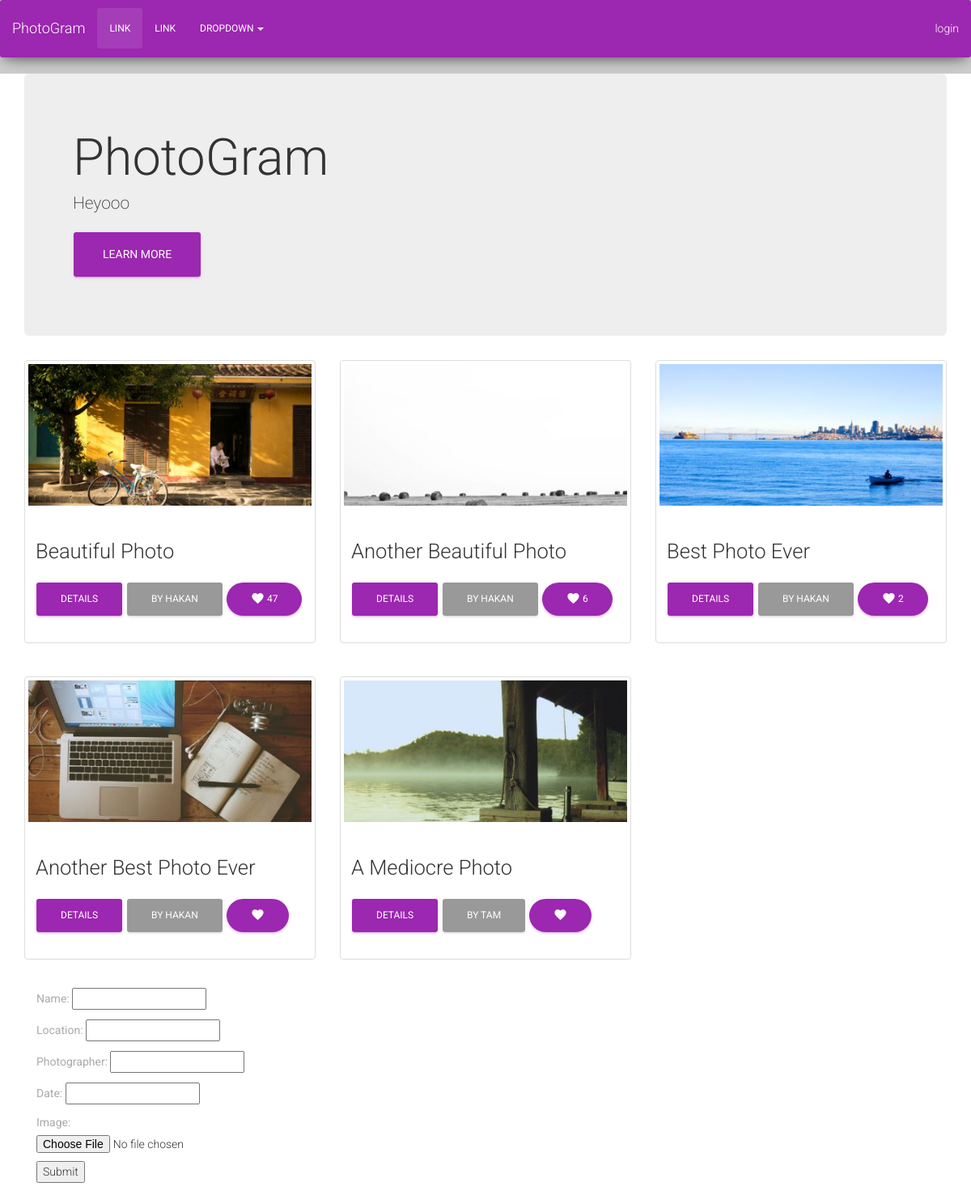
The page / on the database its author committed.
### photoGallery/models.py (models this page shows, shortened)
class Photograph(models.Model):
    user = models.ForeignKey(User)
    name = models.CharField(max_length=100)
    location = models.CharField(max_length=100)
    photographer = models.CharField(max_length=100)
    date = models.CharField(max_length=100) # Change to DateField
    image = models.ImageField(upload_to='image_files', default='media/default.png')
    likes = models.IntegerField(default=0)

### photoGallery/views.py (the view)
# urls.py: url(r'^$', views.index, name = 'index'),
def index(request):
    photographs = Photograph.objects.all()
    form = PhotographForm()
    return render(request, 'index.html', { 'photographs': photographs, 'form': form })

### photoGallery/forms.py
class PhotographForm(forms.ModelForm):
    class Meta:
        model = Photograph
        fields = ('name', 'location', 'photographer', 'date', 'image')

### photoGallery/templates/index.html
{% extends "base.html" %} {% load staticfiles %} {% block content %}
<div class="header">
    <div class="jumbotron">
        <h1>PhotoGram</h1>
        <p>Heyooo</p>
        <p><a class="btn btn-primary btn-lg" href="#" role="button">Learn more</a></p>
    </div>
</div>
<div class="wrapper">
    <div class=" row">
        {% for photograph in photographs %}
        <div class="col-md-4">
            <div class="photographItem thumbnail">
                <p>
                    <a href="/{{photograph.id}}/">
                        <img src="{{ photograph.image.url }}" alt="{{photograph.name}}">
                    </a>
                </p>
                <div class="caption">
                    <h3>{{photograph.name}}</h3>
                    <p><a href="/{{photograph.id}}/" class="btn btn-primary" role="button">Details</a>
                        <a href="/user/{{photograph.user.username}}" class="btn btn-default" role="button">by {{photograph.user.username}}</a>
                        <button id="likes" data-id="{{photograph.id}}" class="btn btn-primary btn-round" type="button">
                            <i class="material-icons">favorite</i> {% if photograph.likes > 0 %} {{photograph.likes}} {% endif %}
                        </button>
                    </p>
                </div>
            </div>
        </div>
        {% if forloop.counter|divisibleby:3 and not forloop.last %}
    </div>
    <br>
    <div class="row">
        {% endif %} {% endfor %}
    </div>
    <div class="panel-body">
        <form enctype="multipart/form-data" action="post_url/" method="post"> {% comment %} enctype is needed when uploading files to server{% endcomment %} {% csrf_token %} {{form.as_p}}
            <input type="submit" value="Submit" />
        </form>
    </div>
</div>
{% endblock content %}

### photoGallery/templates/base.html (shortened to what this page needs)
{% load staticfiles %}
<!doctype html>
<html lang="en">
<head>
	<link rel="stylesheet" href="https://maxcdn.bootstrapcdn.com/font-awesome/latest/css/font-awesome.min.css" />
    <link href="{% static "assets/css/bootstrap.min.css" %}" rel="stylesheet" />
    <link href="{% static "assets/css/material-kit.css" %}" rel="stylesheet"/>
	<link href="{% static "assets/css/style.css" %}" rel="stylesheet"/>
</head>
<body>
<nav class="navbar navbar-default" role="navigation">
	<div class="container-fluid">
    	<div class="navbar-header">
    		<a class="navbar-brand" href="/">PhotoGram</a>
    	</div>
    	<div class="collapse navbar-collapse" id="bs-example-navbar-collapse-1">
    		<ul class="nav navbar-nav">
				<li class="active"><a href="#">Link</a></li>
        		<li><a href="#">Link</a></li>
        		<li class="dropdown">
        			<a href="#" class="dropdown-toggle" data-toggle="dropdown">Dropdown <b class="caret"></b></a>
        		</li>
    		</ul>
			{% if user.is_authenticated %}
					<a class="navbar-text navbar-right"
					   href="{% url 'profile' user.username %}"> {{ user.username }}</a>
					<a class="navbar-text navbar-right"
					   href="{% url 'logout' %}" > logout </a>
            {% else %}
					<a class="navbar-text navbar-right"
					   href="{% url 'login' %}">login</a>
            {% endif %}
    	</div>
	</div>
</nav>
<div class="wrapper">
	<div class="main">
		<div class="container">
		{% block content %}{% endblock %}
		</div>
	</div>
</div>
</body>
</html>

### rows shown on the page
Photograph: image (picture), name "Beautiful Photo", user.username "HAKAN", likes "47"
Photograph: image (picture), name "Another Beautiful Photo", user.username "HAKAN", likes "6"
Photograph: image (picture), name "Best Photo Ever", user.username "HAKAN", likes "2"
Photograph: image (picture), name "Another Best Photo Ever", user.username "HAKAN"
Photograph: image (picture), name "A Mediocre Photo", user.username "TAM"
